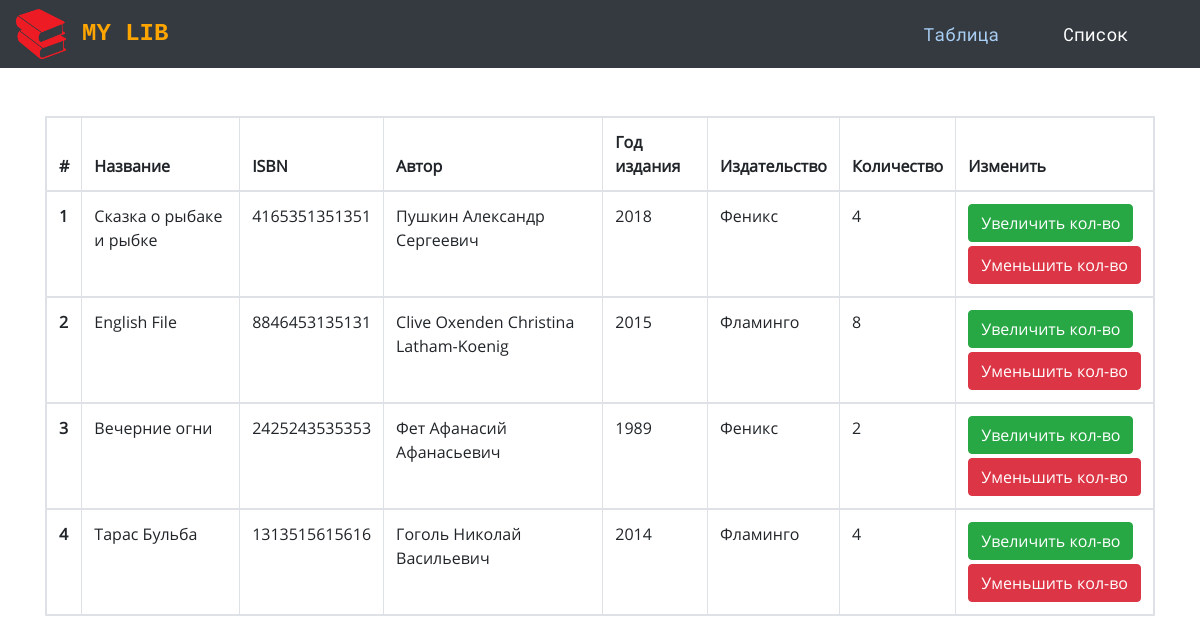
/, run on an earlier commit of the app's database.
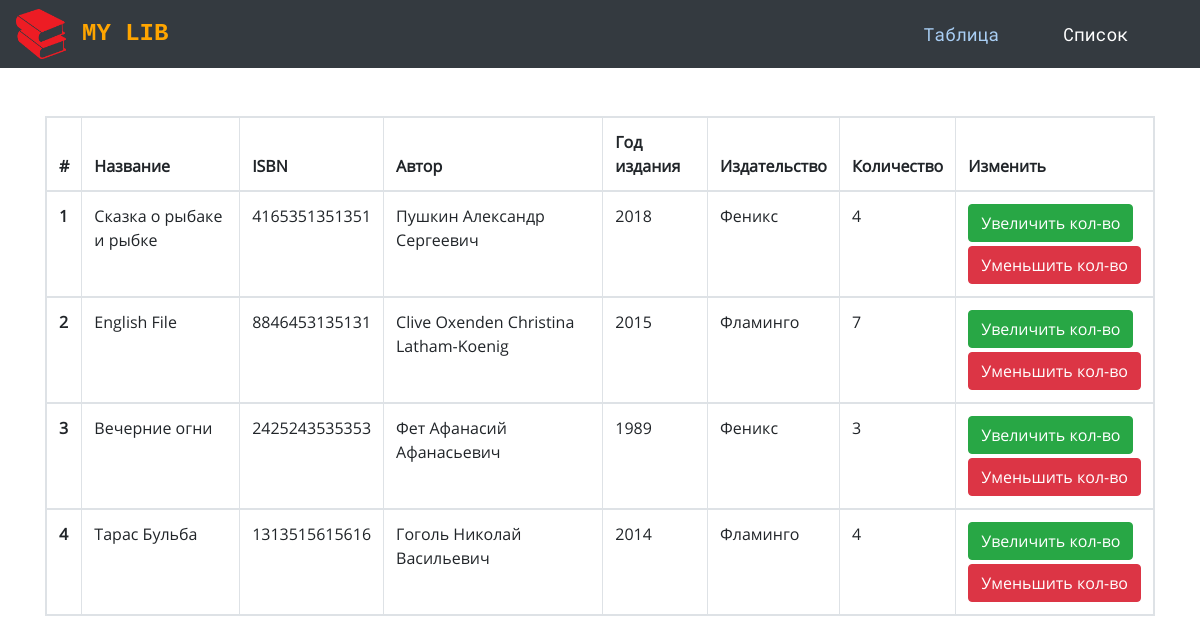
And on a later commit of the database.
### p_library/models.py (models this page shows, shortened)
class Book(models.Model):
    ISBN = models.CharField(max_length=13, verbose_name='Международный стандартный книжный номер')
    title = models.CharField(max_length=128, verbose_name='Название')
    description = models.TextField(verbose_name='Аннотация')
    year_release = models.PositiveSmallIntegerField(verbose_name='Год издания')
    copy_count = models.PositiveSmallIntegerField(default=1, verbose_name='Число копий')
    price = models.DecimalField(max_digits=12, decimal_places=2, verbose_name='Цена')
    photo = models.ImageField(upload_to="media/books_photo", blank=True, verbose_name="Фото")
    authors = models.ManyToManyField(
        Author,
        through='Inspiration',
        through_fields=('book', 'author'),
        verbose_name='Авторы',
        related_name='book_authors',
    )
    publisher = models.ForeignKey(
        Publisher,
        null=True,
        blank=True,
        on_delete=models.SET_NULL,
        verbose_name='Издательство',
        related_name='book_publisher',
    )
    friend = models.ForeignKey(
        Friend,
        null=True,
        blank=True,
        on_delete=models.SET_NULL,
        verbose_name='Книга одолжена другу',
        related_name='book_friend',
    )
    date_issue = models.DateTimeField(auto_now=False, auto_now_add=False, null=True, blank=True, verbose_name='Книга выдана')
    date_delivery = models.DateTimeField(auto_now=False, auto_now_add=False, null=True, blank=True, verbose_name='Книга должна быть сдана')

class Publisher(models.Model):
    name = models.CharField(max_length=128, verbose_name='Название издательства')

### p_library/views.py (the view)
# urls.py: path('', BookTablePage.as_view()),
class BookTablePage(ListView):
    model = Book
    template_name = 'p_library/book_table.html'

### p_library/templates/p_library/book_table.html (shortened to what this page needs)
{% extends 'base.html' %}
{% block extra_head %}
    {% load static %}
    <link rel="stylesheet" type="text/css" href="{% static 'css/book_table.css' %}">
{% endblock extra_head %}
{% block links %}
    <li class="nav-item mr-5">
        <a href="/" class="nav-link active">Таблица</a>
    </li>
    <li class="nav-item mr-5">
        <a href="books_list/" class="nav-link">Список</a>
    </li>
{% endblock links %}
{% block content %}
    <div class="container mt-5">
        <table class="table table-bordered table-responsive">
            <thead>
              <tr>
                <th scope="col">#</th>
                <th scope="col">Название</th>
                <th scope="col">ISBN</th>
                <th scope="col">Автор</th>
                <th scope="col">Год издания</th>
                <th scope="col">Издательство</th>
                <th scope="col">Количество</th>
                <th scope="col">Изменить</th>
              </tr>
            </thead>
            {% for book in object_list %}
                <tbody>
                    <tr>
                        <th scope="row">{{ forloop.counter }}</th>
                        <td>{{ book.title }}</td>
                        <td>{{ book.ISBN }}</td>
                        <td>
                            {% for author in book.authors.all %}
                                {{ author.full_name }}
                            {% endfor %}
                        </td>
                        <td>{{ book.year_release }}</td>
                        <td>{{ book.publisher.name }}</td>
                        <td>{{ book.copy_count }}</td>
                        <td>
                            <form action="/book_increment/" method="POST" enctype="multipart/form-data">
                                <input class="btn btn-success mb-1" type="submit" value="Увеличить кол-во" />
                            </form>
                            <form action="/book_decrement/" method="post" enctype="multipart/form-data">
                                <input class="btn btn-danger" type="submit" value="Уменьшить кол-во" />
                            </form>
                        </td>
                    </tr>
                </tbody>
            {% endfor %}
          </table>
    </div>
{% endblock content %}

What changed in the data, as far as the page shows it:
changed Book "English File": copy_count "8" → "7"
changed Book "Вечерние огни": copy_count "2" → "3"
